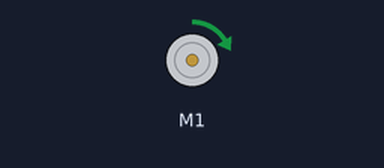
The sketch below on a simulated Arduino Uno, built with avr-gcc and run on an emulated ATmega328P. On the bench: DC motor (green arrow = forward, orange = backward, longer = faster).

Above: at 1.0 s.
Timing chart, 0 to 5.2 s (numbered marks = the images above):
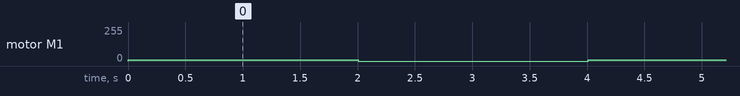

Measured:
- by itself, motor M1: alternates forward 10/255 for 2.0 s and stopped for 2.0 s

The sketch:

test.ino
```cpp
#include <SabertoothSimplified.h>

SabertoothSimplified ST;

void setup() {
  Serial.begin(9600);
}

void loop() {
  ST.motor(1, 5);
  delay(2000);
  ST.motor(1, 0);
  delay(2000);
}
```
